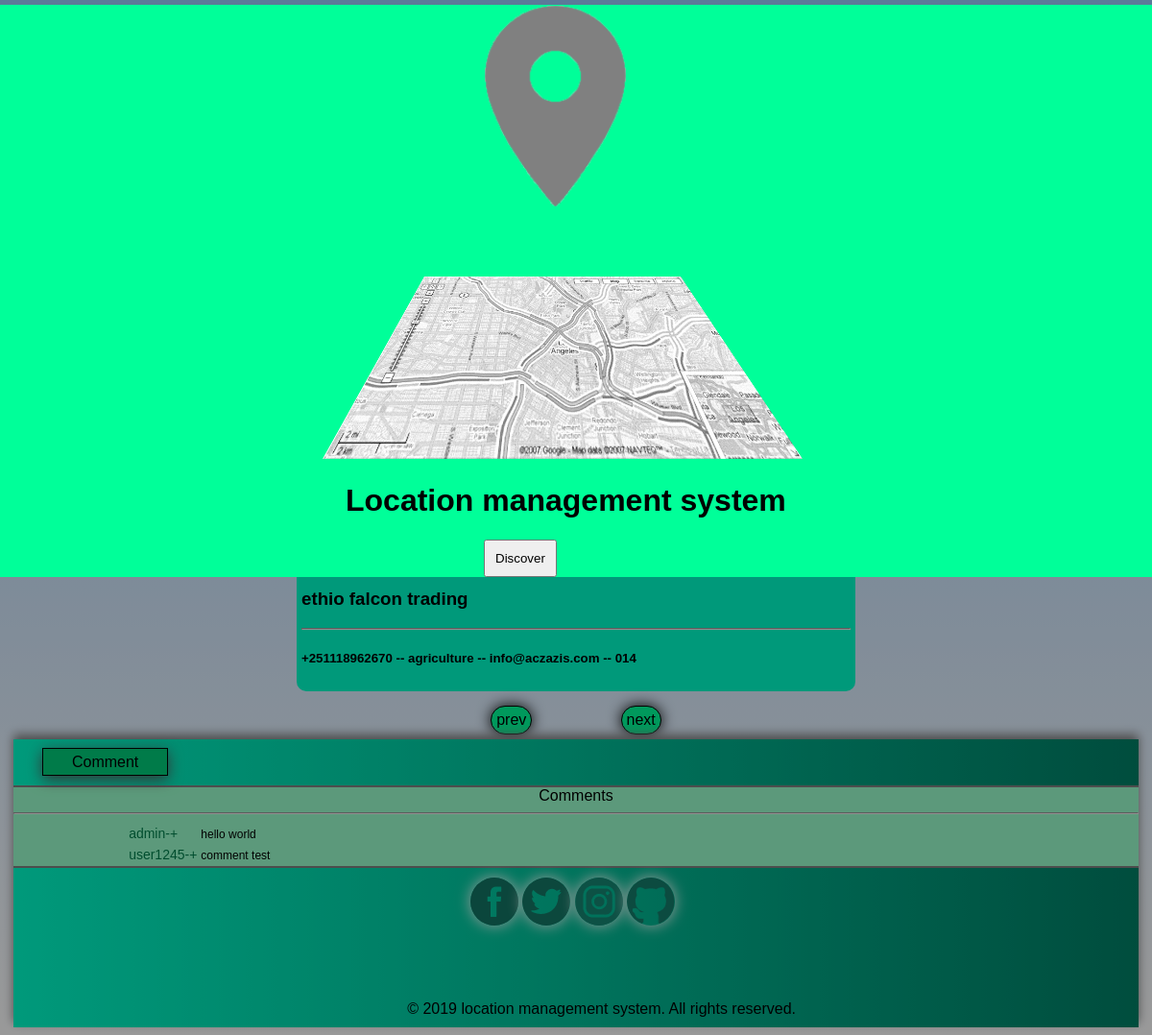
The page / on the database its author committed.
### tables this page shows
CREATE TABLE `company` (
  `CID` int(10) NOT NULL,
  `name` varchar(50) NOT NULL,
  `phoneNumber` varchar(20) NOT NULL,
  `email` varchar(50) NOT NULL,
  `cname` varchar(50) NOT NULL,
  `HouseNumber` varchar(5) NOT NULL
);

CREATE TABLE `comment` (
  `comment` tinytext NOT NULL,
  `approved` varchar(11) NOT NULL,
  `commented_by` varchar(30) NOT NULL,
  `type` varchar(11) NOT NULL
);

### classes/common_methods.php (called while the page is built)
<?php
	include_once'connection.php';
	class Common_methods{
		function select($sql){
			$conn=new Connection();
			$result=$conn->executeQuery($sql);
			return $result;
		}
	}
?>

### classes/connection.php (called while the page is built)
<?php
class Connection{
    public static function connect(){
        $server = "localhost";
        $username = "root";
        $password = "vertrigops";
        $database = "lms";
        $connection = new mysqli($server, $username, $password, $database);
        return $connection;
    }
    public static function executeQuery($query){
        $result = mysqli_query(Connection::connect(),$query);
        return $result;
    }
}
?>

### index.php (the view, shortened to what this page needs)
<?php
	include_once'classes/connection.php';
	$conn=new Connection();
?>
<!DOCTYPE html>
<html>
	<head>
	</head>
	<body>
		<?php include'pages/intro.php'; ?>
		<div class="header">
			<span id="ttl">Location management system</span>
			<div class="links">
				<span id="aboutlink">about us</span>
			</div>
		</div>
		<div class="content">
			<span id="cat">Categories</span>
			<span id="more">More</span>
			<span id="searchbox">
				<form id="searchbox" action="<?php echo htmlspecialchars($_SERVER["PHP_SELF"])?>" method="get">
				</form>
			</span>
				<?php
					$sql="SELECT cname FROM category";
					$result=$conn->executeQuery($sql);
				?>
			<div class="companylist">
				<?php
					$companylist=new Company();
					if(count($_GET)>0&&(array_key_exists("category",$_GET))){
						$query="SELECT * FROM company WHERE cname = '".$_GET["category"]."';";
						$result=$companylist->select($query);
						echo "<style>#intro_modal{display:none;}</style>";
					}
					elseif(count($_GET)>0&&(array_key_exists("search",$_GET))){
						$query="SELECT * FROM company WHERE name like '%".$_GET["search"]."%';";
						$result=$companylist->select($query);
						echo "<style>#intro_modal{display:none;}</style>";
					}
					elseif(count($_GET)>0&&(array_key_exists("page",$_GET))){
						$query="SELECT * FROM company WHERE CID BETWEEN ".((($_GET["page"]-1)*4)+1)." AND ".((($_GET["page"]-1)*4)+4).";";
						$result=$companylist->select($query);
						echo "<style>#intro_modal{display:none;}</style>";
					}
					else{
						$query="SELECT * FROM company LIMIT 4";
						$result=$companylist->select($query);
					}
					if($result->num_rows==0){
						echo "<center>can not be found</center>";
					}
					else{
						while($row=$result->fetch_assoc()){
							echo"<div class='companies'><h3>".$row["name"]."</h3><hr />".
							"<h5>".$row["phoneNumber"]." -- ".$row["cname"]." -- ".$row["email"]."  -- ".$row["HouseNumber"]."</h5></div>";
						}
					}
				?>
				<div id="pagenation">
					<?php
						if(count($_GET)>0&&(array_key_exists("page",$_GET))&&$_GET["page"]!="1"){
							echo "<span id='prevbtn' onclick='pagenation(".($_GET["page"]-1).")'>prev</span>";
							echo "<span id='nextbtn' onclick='pagenation(".($_GET["page"]+1).")'>next</span>";
						}
						else{
							echo "<span id='prevbtn'>prev</span>";
							echo "<span id='nextbtn' onclick='pagenation(2)'>next</span>";
						}
					?>
				</div>
			</div>
		</div>
		<?php
			include 'pages/footer.php';
			include 'pages/error_report.php';?>
	</body>
</html>

### pages/display_comments.php (shortened to what this page needs)
<div id="display_comment">
<center>Comments</center>
<hr />
<table id="display_lay">
<?php
	$sql="SELECT * FROM comment WHERE approved='approved' AND type='comment' LIMIT 5;";
	$comment=new Comment();
	$result=$comment->select($sql);
	if($result->num_rows>0){
		while($row = $result->fetch_assoc()){
			echo"<tr><td><span id='user'>".$row["commented_by"]."-+</span></td><td><span id='comment'>"
				.$row["comment"]."</span></td></tr>";
		}
	}
?>
</table>
</div>

### index.php (style rules this page uses)
body { background:linear-gradient(to top,white,#99ccff); font-family:Arial, Helvetica, sans-serif; }
.header { background:linear-gradient(to right,#008066,#00ffcc); height:90px; border-radius:90px; box-shadow:0 5px 10px gray; }
.links { float:right; height:50px; margin-top:30px; margin-right:10%; font-family:"Comic Sans MS", cursive, sans-serif; }
#aboutlink { border:solid; border-radius:45px; padding:0 10px 0 10px; background-color:#008066; color:#00ffcc; box-shadow:0 5px 10px gray; }
#cat { background-color:#00ffcc; border:solid; border-width:2px; border-color:gray; padding:0 20px 0 20px; border-radius:45px; position:relative; top:20px; left:10%; box-shadow:0 5px 10px gray; font-family:Arial, Helvetica, sans-serif; }
#more { background-color:#00ffcc; border:solid; border-width:2px; border-color:gray; padding:0 20px 0 20px; border-radius:45px; position:relative; top:20px; left:10%; box-shadow:0 5px 10px gray; font-family:Arial, Helvetica, sans-serif; }
#searchbox { position:relative; top:10px; right:10%; float:right; }
.companylist { width:50%; margin:auto; margin-top:70px; border-width:0 2px 0 2px; }
.companies { background-color:#00ffcc; border-style:solid none none none; border-top-width:4px; border-color:gray; border-radius:10px; padding:0 5px 5px 5px; margin:5px; }
#prevbtn { background-color:#00ff99; padding:5px; border-radius:30px; box-shadow:0 0px 15px black; border-style:solid; border-width:1px; float:left; margin:10px 0 0 35%; }
#nextbtn { background-color:#00ff99; padding:5px; border-radius:30px; box-shadow:0 0px 15px black; border-style:solid; border-width:1px; float:right; margin:10px 35% 0 0; }
#ttl { position:relative; bottom:30px; color:#80ffbf; }

### pages/display_comments.php (style rules this page uses)
#user { font-size:14px; color:#00804d; }
#comment { font-size:12px; }
#display_comment { width:100%; background-color:#99ffcc; border-style:solid; border-width:2px 0 2px 0; border-color:gray; margin-top:30px; }
#display_lay { margin-left:10%; }

### rows shown on the page
company: name "ethio falcon trading", phoneNumber "+251118962670", cname "agriculture", email "info@aczazis.com", HouseNumber "014"
comment: commented_by "admin", comment "hello world"
comment: commented_by "user1245", comment "comment test"
